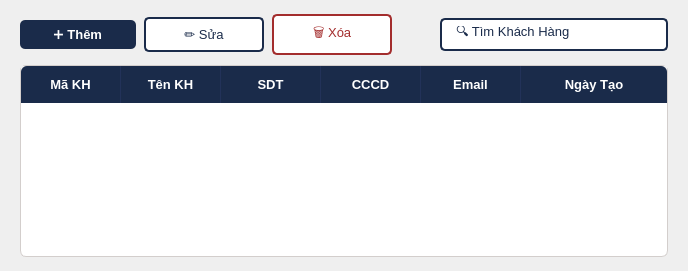
         <widget class="QWidget" name="pg_customers">
          <layout class="QVBoxLayout" name="custLayout">
           <property name="leftMargin"><number>20</number></property><property name="rightMargin"><number>20</number></property>
           <property name="topMargin"><number>14</number></property><property name="bottomMargin"><number>14</number></property>
           <property name="spacing"><number>10</number></property>
           <item>
            <layout class="QHBoxLayout" name="custToolbar">
             <property name="spacing"><number>8</number></property>
             <item><widget class="QPushButton" name="btn_cust_add">
              <property name="styleSheet"><string notr="true">QPushButton{background:#1A2B4A;color:#FFF;border:none;border-radius:5px;padding:7px 18px;font-size:13px;font-weight:bold;min-width:80px;}QPushButton:hover{background:#223259;}QPushButton:pressed{background:#0F1B30;}</string></property>
              <property name="text"><string>➕ Thêm</string></property>
             </widget></item>
             <item><widget class="QPushButton" name="btn_cust_edit">
              <property name="styleSheet"><string notr="true">QPushButton{background:#FFF;color:#1A2B4A;border:1.5px solid #1A2B4A;border-radius:5px;padding:7px 18px;font-size:13px;min-width:80px;}QPushButton:hover{background:#EAF2FB;border-color:#C9A84C;color:#C9A84C;}</string></property>
              <property name="text"><string>✏️ Sửa</string></property>
             </widget></item>
             <item><widget class="QPushButton" name="btn_cust_delete">
              <property name="styleSheet"><string notr="true">QPushButton{background:#FFF;color:#A32D2D;border:1.5px solid #A32D2D;border-radius:5px;padding:7px 18px;font-size:13px;min-width:80px;}QPushButton:hover{background:#FDECEA;}</string></property>
              <property name="text"><string>🗑 Xóa</string></property>
             </widget></item>
             <item><spacer><property name="orientation"><enum>Qt::Horizontal</enum></property><property name="sizeHint" stdset="0"><size><width>40</width><height>20</height></size></property></spacer></item>
             <item><widget class="QLineEdit" name="inp_cust_search">
              <property name="styleSheet"><string notr="true">QLineEdit{background:#FFF;border:1.5px solid #1A2B4A;border-radius:5px;padding:6px 12px;font-size:13px;color:#1A2B4A;min-width:200px;}QLineEdit:focus{border-color:#C9A84C;}</string></property>
              <property name="text"><string>🔍 Tìm Khách Hàng</string></property>
             </widget></item>
            </layout>
           </item>
           <item>
            <widget class="QTableWidget" name="tbl_customers">
             <property name="styleSheet"><string notr="true">QTableWidget{background:#FFF;alternate-background-color:#F0EDE6;border:1px solid #D3CECC;border-radius:6px;gridline-color:#E5E0D8;selection-background-color:#EAF2FB;selection-color:#1A2B4A;font-size:13px;}QTableWidget::item{padding:7px 10px;color:#1A2B4A;}QTableWidget::item:selected{background:#D6E8F7;}QHeaderView::section{background:#1A2B4A;color:#FFF;font-weight:bold;font-size:13px;padding:9px 10px;border:none;border-right:1px solid #223259;}QHeaderView::section:first{border-top-left-radius:6px;}QHeaderView::section:last{border-top-right-radius:6px;border-right:none;}</string></property>
             <property name="alternatingRowColors"><bool>true</bool></property>
             <property name="selectionBehavior"><enum>QAbstractItemView::SelectRows</enum></property>
             <attribute name="horizontalHeaderStretchLastSection"><bool>true</bool></attribute>
             <column><property name="text"><string>Mã KH</string></property></column>
             <column><property name="text"><string>Tên KH</string></property></column>
             <column><property name="text"><string>SDT</string></property></column>
             <column><property name="text"><string>CCCD</string></property></column>
             <column><property name="text"><string>Email</string></property></column>
             <column><property name="text"><string>Ngày Tạo</string></property></column>
            </widget>
           </item>
          </layout>
         </widget>
